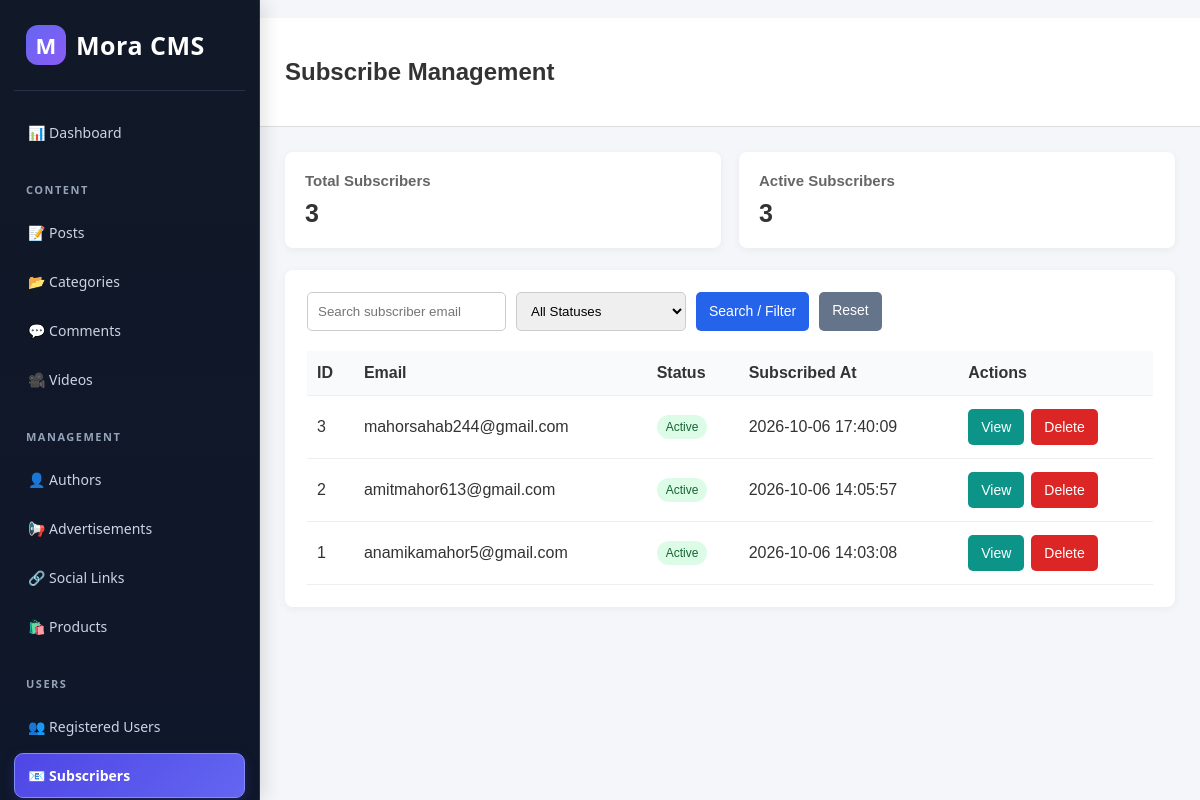
/admin/subscribers/index.php (signed in), run on the app's committed database.
### tables this page shows
CREATE TABLE `subscribers` (
  `id` int(11) NOT NULL AUTO_INCREMENT,
  `email` varchar(255) NOT NULL,
  `status` enum('active','inactive') DEFAULT 'active',
  `subscribed_at` timestamp NOT NULL DEFAULT current_timestamp(),
  PRIMARY KEY (`id`),
  UNIQUE KEY `email` (`email`)
);

### admin/subscribers/index.php (the view, shortened to what this page needs)
<?php
require_once "../../includes/db.php";
$search = trim($_GET['search'] ?? '');
$sql = "SELECT id, email, status, subscribed_at FROM subscribers WHERE 1=1";
$sql .= " ORDER BY subscribed_at DESC";
$stmt = $conn->prepare($sql);
$stmt->execute();
$subscribers = $stmt->get_result();
$totalResult = $conn->query("SELECT COUNT(*) AS total FROM subscribers");
$totalSubscribers = $totalResult->fetch_assoc()['total'];
$activeResult = $conn->query(
    "SELECT COUNT(*) AS total FROM subscribers WHERE status = 'active'"
);
$activeSubscribers = $activeResult->fetch_assoc()['total'];
?>
<!DOCTYPE html>
<html lang="en">
<head>
</head>
<body>
<?php include_once __DIR__ . '/../sidebar.php'; ?>
<div class="topbar">
    <h2>Subscribe Management</h2>
</div>
<div class="container">
    <div class="stats">
        <div class="stat-card">
            <h3>Total Subscribers</h3>
            <p><?= (int)$totalSubscribers ?></p>
        </div>
        <div class="stat-card">
            <h3>Active Subscribers</h3>
            <p><?= (int)$activeSubscribers ?></p>
        </div>
    </div>
    <div class="panel">
        <form method="GET" class="filters">
            <input
                type="text"
                name="search"
                placeholder="Search subscriber email"
                value="<?= htmlspecialchars($search, ENT_QUOTES, 'UTF-8') ?>"
            >
            <select name="status">
                <option value="">All Statuses</option>
            </select>
            <button type="submit">Search / Filter</button>
            <a href="index.php" class="btn btn-reset">Reset</a>
        </form>
        <div class="table-wrap">
            <table>
                <thead>
                    <tr>
                        <th>ID</th>
                        <th>Email</th>
                        <th>Status</th>
                        <th>Subscribed At</th>
                        <th>Actions</th>
                    </tr>
                </thead>
                <tbody>
                <?php if ($subscribers->num_rows > 0): ?>
                    <?php while ($row = $subscribers->fetch_assoc()): ?>
                        <tr>
                            <td><?= (int)$row['id'] ?></td>
                            <td>
                                <?= htmlspecialchars($row['email'], ENT_QUOTES, 'UTF-8') ?>
                            </td>
                            <td>
                                <span class="badge <?= htmlspecialchars($row['status']) ?>">
                                    <?= ucfirst(htmlspecialchars($row['status'])) ?>
                                </span>
                            </td>
                            <td>
                                <?= htmlspecialchars($row['subscribed_at'], ENT_QUOTES, 'UTF-8') ?>
                            </td>
                            <td>
                                <div class="actions">
                                    <a
                                        class="btn btn-view"
                                        href="view.php?id=<?= (int)$row['id'] ?>"
                                    >View</a>
                                    <form
                                        action="delete.php"
                                        method="POST"
                                        onsubmit="return confirm('Delete this subscriber?');"
                                    >
                                        <button type="submit" class="btn-delete">
                                            Delete
                                        </button>
                                    </form>
                                </div>
                            </td>
                        </tr>
                    <?php endwhile; ?>
                <?php else: ?>
                    <tr>
                        <td colspan="5">No subscribers found.</td>
                    </tr>
                <?php endif; ?>
                </tbody>
            </table>
        </div>
    </div>
</div>
</body>
</html>

### admin/subscribers/index.php (style rules this page uses)
* { box-sizing: border-box; }
body { margin: 0; font-family: Arial, sans-serif; background: #f4f6f9; color: #333; }
.topbar { margin-left: 260px; padding: 20px 25px; background: #fff; border-bottom: 1px solid #ddd; }
.container { margin-left: 260px; padding: 25px; }
.stats { display: flex; gap: 18px; flex-wrap: wrap; margin-bottom: 22px; }
.stat-card { background: #fff; padding: 20px; border-radius: 8px; flex: 1; min-width: 180px; box-shadow: 0 2px 8px #0000000d; }
.stat-card h3 { margin: 0 0 10px; color: #666; font-size: 15px; }
.stat-card p { margin: 0; font-size: 25px; font-weight: bold; }
.panel { background: #fff; padding: 22px; border-radius: 8px; box-shadow: 0 2px 8px #0000000d; }
.filters { display: flex; gap: 10px; flex-wrap: wrap; margin-bottom: 20px; }
input, select { padding: 10px; border: 1px solid #ccc; border-radius: 5px; min-width: 170px; }
button, .btn { display: inline-block; border: none; padding: 10px 13px; border-radius: 5px; cursor: pointer; text-decoration: none; color: white; background: #2563eb; font-size: 14px; }
.btn-view { background: #0d9488; }
.btn-delete { background: #dc2626; }
.btn-reset { background: #64748b; }
.table-wrap { overflow-x: auto; }
table { width: 100%; border-collapse: collapse; min-width: 700px; }
th, td { text-align: left; padding: 13px 10px; border-bottom: 1px solid #eee; }
th { background: #f8fafc; }
.badge { display: inline-block; padding: 5px 9px; border-radius: 15px; font-size: 12px; }
.active { background: #dcfce7; color: #166534; }
.actions { display: flex; gap: 7px; align-items: center; }
.actions form { margin: 0; }

### data on the page
subscribers: id "3", email "mahorsahab244@gmail.com", status "Active", subscribed_at "2026-10-06 17:40:09"
subscribers: id "2", email "amitmahor613@gmail.com", status "Active", subscribed_at "2026-10-06 14:05:57"
subscribers: id "1", email "anamikamahor5@gmail.com", status "Active", subscribed_at "2026-10-06 14:03:08"

### other printed values
$totalSubscribers "3"
$activeSubscribers "3"
